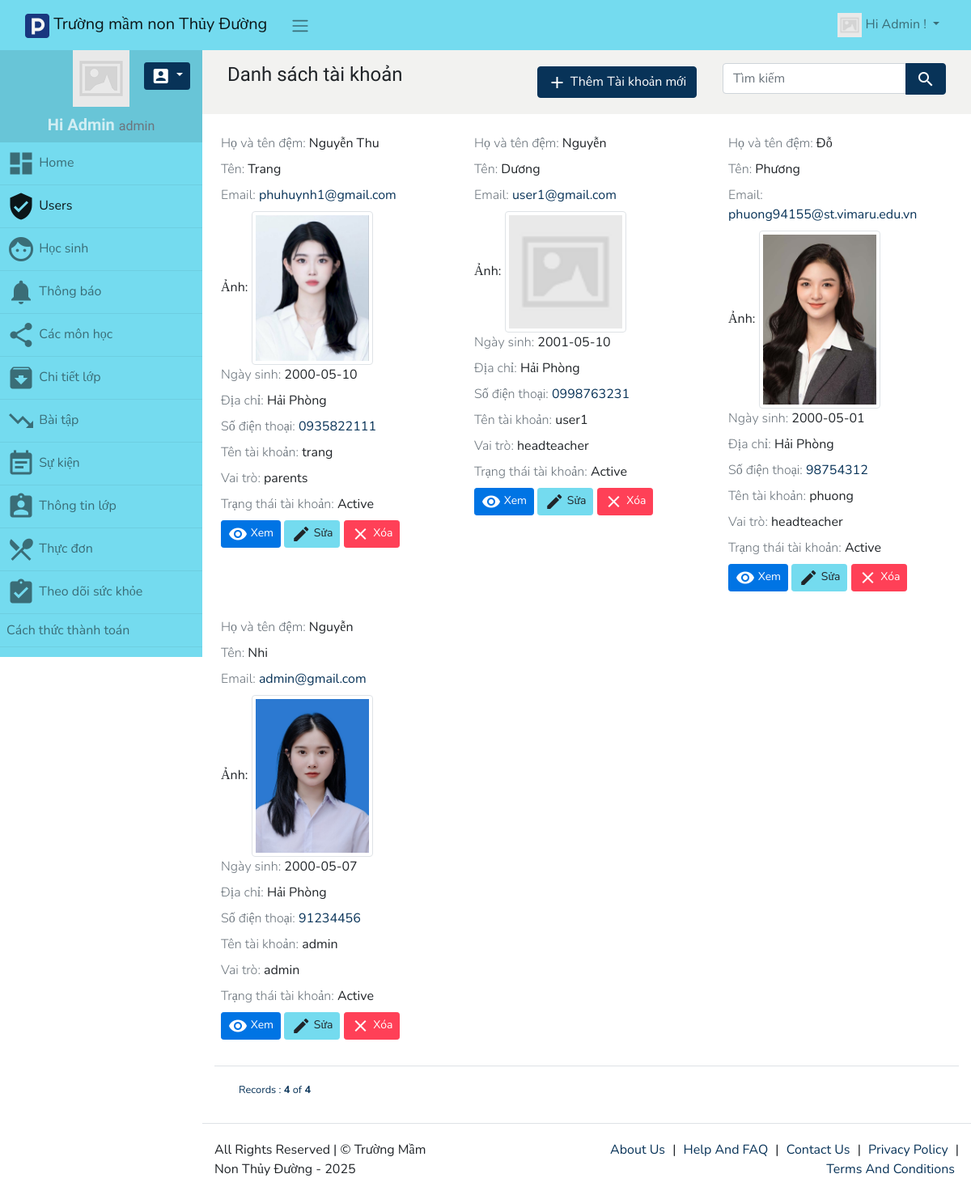
Screenshot of /users (signed in) with the database file from the repository.
### tables this page shows
CREATE TABLE `users` (
  `id` int(11) NOT NULL,
  `first_name` varchar(255) NOT NULL,
  `last_name` varchar(255) NOT NULL,
  `photo` varchar(255) NOT NULL,
  `birth_day` date NOT NULL,
  `resdence` varchar(255) NOT NULL,
  `phone` varchar(255) NOT NULL,
  `username` varchar(255) NOT NULL,
  `password` varchar(255) DEFAULT NULL,
  `email` varchar(255) NOT NULL,
  `login_session_key` varchar(255) DEFAULT NULL,
  `email_status` varchar(255) DEFAULT NULL,
  `password_expire_date` datetime DEFAULT '2021-04-21 00:00:00',
  `password_reset_key` varchar(255) DEFAULT NULL,
  `role` varchar(255) NOT NULL,
  `account_status` varchar(255) DEFAULT 'Pending'
);

### app/views/partials/users/list.php (the view, shortened to what the rows shown need)
<?php
$can_edit = ACL::is_allowed("users/edit");
$can_view = ACL::is_allowed("users/view");
$can_delete = ACL::is_allowed("users/delete");
?>
<?php
$page_element_id = "list-page-" . random_str();
$current_page = $this->set_current_page_link();
$csrf_token = Csrf::$token;
$view_data = $this->view_data;
$records = $view_data->records;
?>
<section class="page" id="<?php echo $page_element_id; ?>" data-page-type="list" data-display-type="grid"
    data-page-url="<?php print_link($current_page); ?>">
    <div class="">
        <div class="container-fluid">
            <div class="row ">
                <div class="col-md-12 comp-grid">
                    <div class=" animated fadeIn page-content">
                        <div id="users-list-records">
                            <?php
                                if(!empty($records)){
                                ?>
                            <div id="page-report-body">
                                <div class="row sm-gutters page-data" id="page-data-<?php echo $page_element_id; ?>">
                                    <?php
                                        foreach($records as $data){
                                        $rec_id = (!empty($data['id']) ? urlencode($data['id']) : null);
                                        ?>
                                    <div class="col-sm-4">
                                        <div class="card-small p-2 mb-3 animated bounceIn">
                                            <div class="mb-2">
                                                <span>
                                                    <span class="font-weight-light text-muted ">Họ và tên đệm:</span>
                                                    <?php echo $data['first_name']; ?>
                                                </span>
                                            </div>
                                            <div class="mb-2">
                                                <span>
                                                    <span class="font-weight-light text-muted ">Tên:</span>
                                                    <?php echo $data['last_name']; ?>
                                                </span>
                                            </div>
                                            <div class="mb-2">
                                                <a href="<?php print_link("mailto:$data[email]") ?>">
                                                    <span class="font-weight-light text-muted ">Email:</span>
                                                    <?php echo $data['email']; ?>
                                                </a>
                                            </div>
                                            <tr class="td-photo">
                                                <th class="title">Ảnh:</th>
                                                <td class="">
                                                    <img class="img img-thumbnail" alt="pic" width="150" height="150"
                                                        src="<?php echo $data['photo']; ?>">
                                                </td>
                                            </tr>
                                            <div class="mb-2">
                                                <span>
                                                    <span class="font-weight-light text-muted ">Ngày sinh:</span>
                                                    <?php echo $data['birth_day']; ?>
                                                </span>
                                            </div>
                                            <div class="mb-2">
                                                <span>
                                                    <span class="font-weight-light text-muted ">Địa chỉ:</span>
                                                    <?php echo $data['resdence']; ?>
                                                </span>
                                            </div>
                                            <div class="mb-2">
                                                <a href="<?php print_link("tel:$data[phone]") ?>">
                                                    <span class="font-weight-light text-muted ">Số điện thoại:</span>
                                                    <?php echo $data['phone']; ?>
                                                </a>
                                            </div>
                                            <div class="mb-2">
                                                <span>
                                                    <span class="font-weight-light text-muted ">Tên tài khoản:</span>
                                                    <?php echo $data['username']; ?>
                                                </span>
                                            </div>
                                            <div class="mb-2">
                                                <span>
                                                    <span class="font-weight-light text-muted ">Vai trò:</span>
                                                    <?php echo $data['role']; ?>
                                                </span>
                                            </div>
                                            <div class="mb-2">
                                                <span>
                                                    <span class="font-weight-light text-muted ">Trạng thái tài
                                                        khoản:</span>
                                                    <?php echo $data['account_status']; ?>
                                                </span>
                                            </div>
                                            <div class="td-btn">
                                                <?php if($can_view){ ?>
                                                <a class="btn btn-sm btn-success has-tooltip" title="View Record"
                                                    href="<?php print_link("users/view/$rec_id"); ?>">
                                                    <i class="material-icons">visibility</i> Xem
                                                </a>
                                                <?php } ?>
                                                <?php if($can_edit){ ?>
                                                <a class="btn btn-sm btn-info has-tooltip" title="Edit This Record"
                                                    href="<?php print_link("users/edit/$rec_id"); ?>">
                                                    <i class="material-icons">edit</i> Sửa
                                                </a>
                                                <?php } ?>
                                                <?php if($can_delete){ ?>
                                                <a class="btn btn-sm btn-danger has-tooltip record-delete-btn"
                                                    title="Xóa dữ liệu"
                                                    href="<?php print_link("users/delete/$rec_id/?csrf_token=$csrf_token&redirect=$current_page"); ?>"
                                                    data-prompt-msg="Bạn có chắc chắn muốn xóa dữ liệu này không?"
                                                    data-display-style="modal">
                                                    <i class="material-icons">clear</i>
                                                    Xóa
                                                </a>
                                                <?php } ?>
                                            </div>
                                        </div>
                                    </div>
                                    <?php
                                        }
                                        ?>
                                </div>
                            </div>
                            <?php
                                }
                                else{
                                ?>
                            <div class="text-muted  animated bounce p-3">
                                <h4><i class="material-icons">block</i> Không tìm thấy dữ liệu</h4>
                            </div>
                            <?php
                                }
                                ?>
                        </div>
                    </div>
                </div>
            </div>
        </div>
    </div>
</section>

### rows the page displays
users: first_name "Nguyễn Thu", last_name "Trang", email "phuhuynh1@gmail.com", photo (picture), birth_day "2000-05-10", resdence "Hải Phòng", phone "0935822111", username "trang", role "parents", account_status "Active"
users: first_name "Nguyễn", last_name "Dương", email "user1@gmail.com", shows a picture, birth_day "2001-05-10", resdence "Hải Phòng", phone "0998763231", username "user1", role "headteacher", account_status "Active"
users: first_name "Đỗ", last_name "Phương", email "phuong94155@st.vimaru.edu.vn", photo (picture), birth_day "2000-05-01", resdence "Hải Phòng", phone "98754312", username "phuong", role "headteacher", account_status "Active"
users: first_name "Nguyễn", last_name "Nhi", email "admin@gmail.com", photo (picture), birth_day "2000-05-07", resdence "Hải Phòng", phone "91234456", username "admin", role "admin", account_status "Active"

### other values shown
SITE_NAME "Trường mầm non Thủy Đường"
USER_NAME "Admin"
ACL::$user_role "admin"
$menuobj['label'] "Home"
$menuobj['label'] "Users"
$menuobj['label'] "Học sinh"
$menuobj['label'] "Thông báo"
$menuobj['label'] "Các môn học"
$menuobj['label'] "Chi tiết lớp"
$menuobj['label'] "Bài tập"
$menuobj['label'] "Sự kiện"
$menuobj['label'] "Thông tin lớp"
$menuobj['label'] "Thực đơn"
$menuobj['label'] "Theo dõi sức khỏe"
$menuobj['label'] "Cách thức thành toán"
